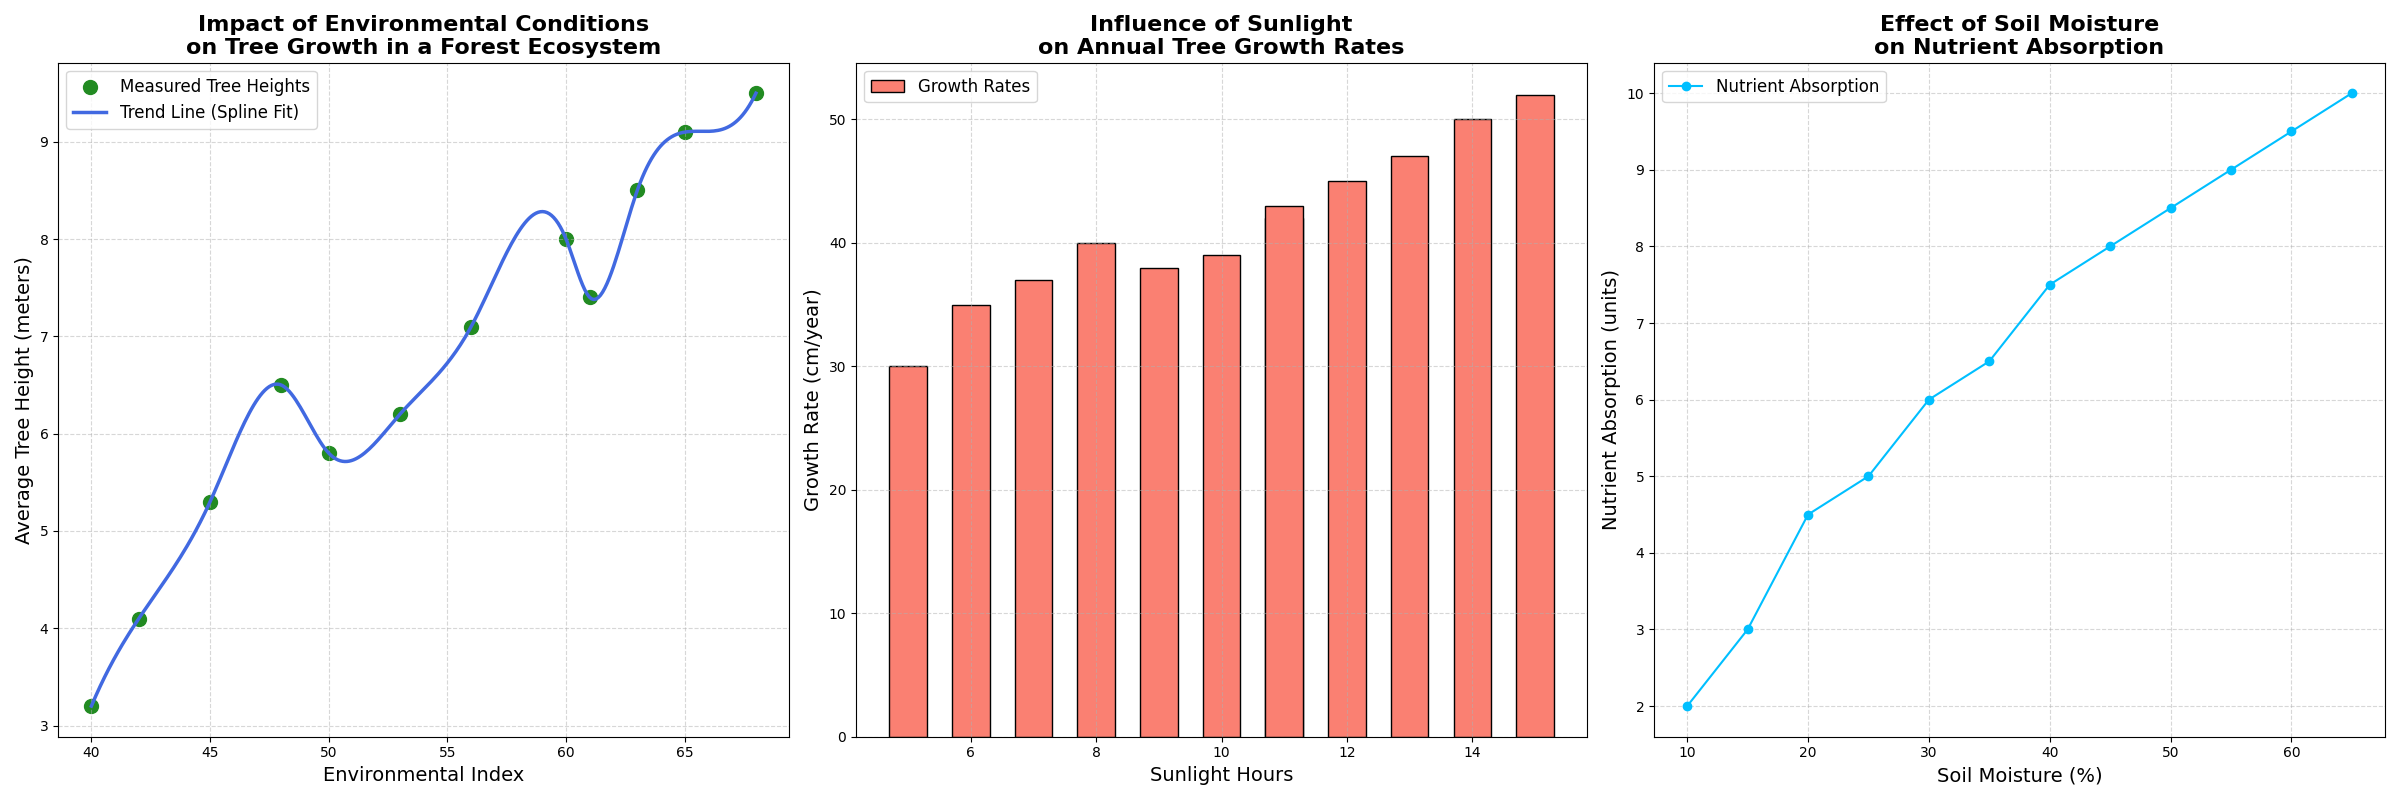

Write Python code to recreate this figure.
import matplotlib.pyplot as plt
import numpy as np
from scipy.interpolate import make_interp_spline

# Original data: Average tree heights (in meters) and corresponding environmental index values
tree_heights = np.array([3.2, 4.1, 5.3, 6.5, 5.8, 6.2, 7.1, 8.0, 7.4, 8.5, 9.1, 9.5])
environmental_index = np.array([40, 42, 45, 48, 50, 53, 56, 60, 61, 63, 65, 68])

# New synthetic data: Hours of sunlight vs growth rates (in cm/year)
sunlight_hours = np.array([5, 6, 7, 8, 9, 10, 11, 12, 11, 13, 14, 15])
growth_rates = np.array([30, 35, 37, 40, 38, 39, 42, 45, 43, 47, 50, 52])

# Additional synthetic data: Soil moisture (in %) vs nutrient absorption rates (arbitrary units)
soil_moisture = np.array([10, 15, 20, 25, 30, 35, 40, 45, 50, 55, 60, 65])
nutrient_absorption = np.array([2, 3, 4.5, 5, 6, 6.5, 7.5, 8, 8.5, 9, 9.5, 10])

# Spline interpolation for smooth curve of the original data
spline_model = make_interp_spline(environmental_index, tree_heights)
x_smooth = np.linspace(environmental_index.min(), environmental_index.max(), 300)
y_smooth = spline_model(x_smooth)

# Initialize the figure with 1x3 subplot structure
fig, axs = plt.subplots(1, 3, figsize=(24, 8))

# First subplot: Environmental Index vs. Tree Heights
axs[0].scatter(environmental_index, tree_heights, color='forestgreen', s=100, label='Measured Tree Heights')
axs[0].plot(x_smooth, y_smooth, color='royalblue', linewidth=2.5, label='Trend Line (Spline Fit)')
axs[0].set_title('Impact of Environmental Conditions\non Tree Growth in a Forest Ecosystem', fontsize=16, fontweight='bold')
axs[0].set_xlabel('Environmental Index', fontsize=14)
axs[0].set_ylabel('Average Tree Height (meters)', fontsize=14)
axs[0].legend(loc='upper left', fontsize=12, frameon=True)
axs[0].grid(True, linestyle='--', alpha=0.5)

# Second subplot: Sunlight Hours vs. Growth Rates
axs[1].bar(sunlight_hours, growth_rates, color='salmon', width=0.6, edgecolor='black', label='Growth Rates')
axs[1].set_title('Influence of Sunlight\non Annual Tree Growth Rates', fontsize=16, fontweight='bold')
axs[1].set_xlabel('Sunlight Hours', fontsize=14)
axs[1].set_ylabel('Growth Rate (cm/year)', fontsize=14)
axs[1].legend(loc='upper left', fontsize=12, frameon=True)
axs[1].grid(True, linestyle='--', alpha=0.5)

# Third subplot: Soil Moisture vs. Nutrient Absorption Rates
axs[2].plot(soil_moisture, nutrient_absorption, marker='o', linestyle='-', color='deepskyblue', label='Nutrient Absorption')
axs[2].set_title('Effect of Soil Moisture\non Nutrient Absorption', fontsize=16, fontweight='bold')
axs[2].set_xlabel('Soil Moisture (%)', fontsize=14)
axs[2].set_ylabel('Nutrient Absorption (units)', fontsize=14)
axs[2].legend(loc='upper left', fontsize=12, frameon=True)
axs[2].grid(True, linestyle='--', alpha=0.5)

# Adjust the layout to prevent overlapping of elements
plt.tight_layout()

# Display the plot
plt.show()
